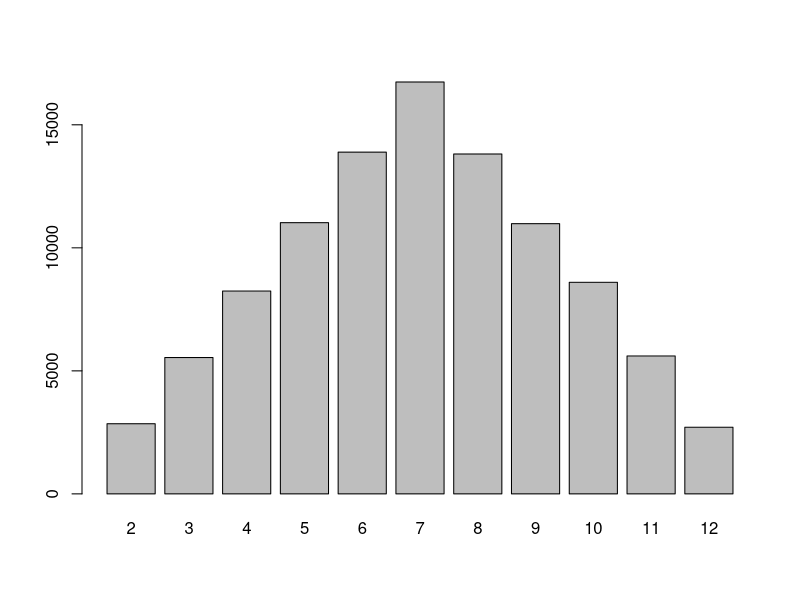
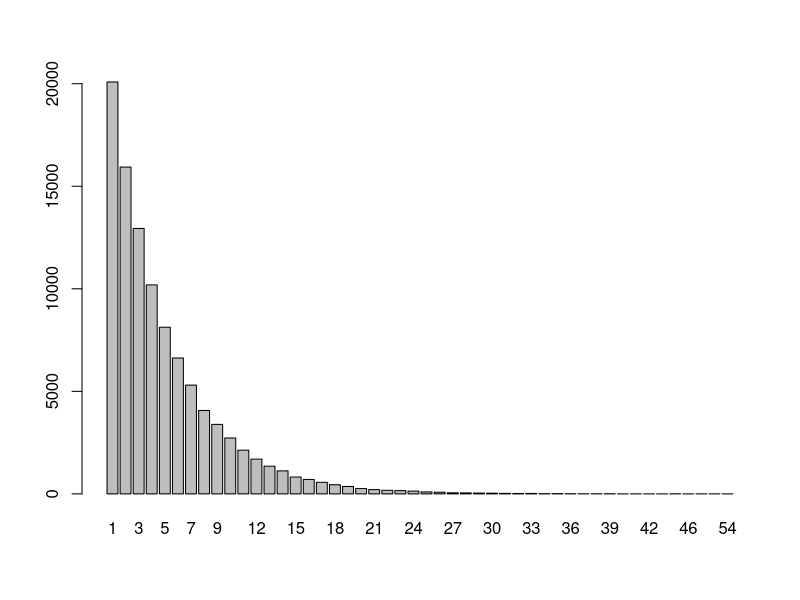
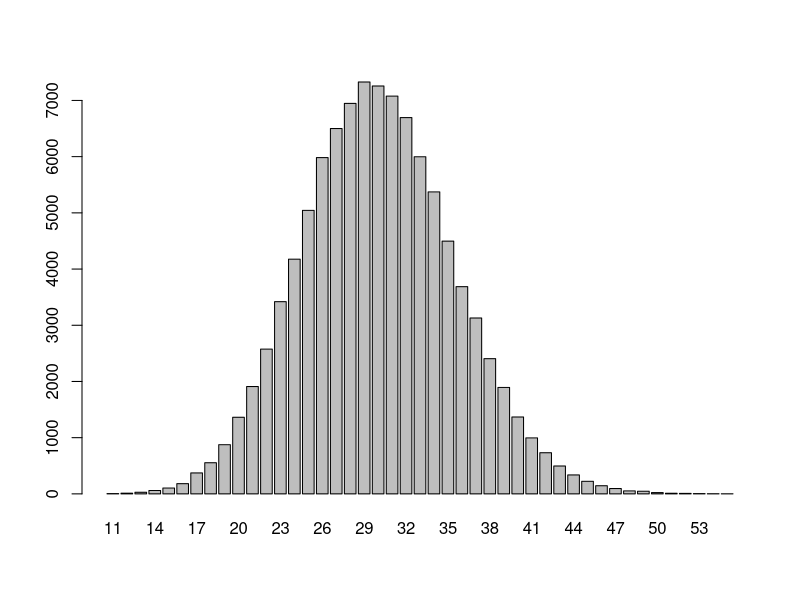

Write R code to recreate these figures, in order.
#ΚΕΦΑΛΑΙΟ 3 (ΑΝΤΙΣΤΡΟΦΗ ΓΙΑ ΔΙΑΚΡΙΤΕΣ ΚΑΤΑΝΟΜΕΣ)

#ΒΗΜΑ 1: Παραγουμε τ.α. U~U(0,1) και θετουμε i=0
#ΒΗΜΑ 2: Εάν U > po + p1 + ... + pi τοτε αυξάνουμε το i κατα 1 και ξαναεκτελουμε το ΒΗΜΑ 2
#ΒΗΜΑ 3: Μολις παυσει να ισχυει το ΒΗΜΑ 2, θετουμε X = xi

#εστω οτι θελουμε να παραγουμε τ.α. απο κατανομη με σ.π.
#p1=0.20, p2=0.15, p3= 0.25, p4= 0.4 και x1=1, x2=3, x3=5, x4=7

x=c(1,3,5,7)
p=c(0.2,0.15,0.25,0.4); k= length(p);

#U~U(0,1) p1=0.2, p1+p2=0.35, p1+p2+p3=0.6, p1+p2+p3+p4=1

F=rep(0,k); for(i in 1:k){F[i]=sum(p[1:i])}
F
n=10^5; Y=rep(0,n);
for(j in 1:n ){U=runif(1); i=1; while(U>F[i]){i=i+1}; X=x[i]; Y[j]=x[i]}
#Y
table(Y)
#αφου αυξησουμε το δειγμα διαπιστωνουμε οτι ταιριαζουν τα p με τα πληθη τους
#αρα ο αλγοριθμος μας λειτουργει καλα

#ΟΜΟΙΟΜΟΡΦΗ ΚΑΤΑΝΟΜΗ

n=10^3; k=6; U=runif(1); X=floor(k*U)+1 #το floor είναι το ακέραιο μέρος
X
#μπορουμε να βαλουμε κατευθειαν μεσα την runif

n=6*10^3;k=6;X=floor(k*(runif(n)))+1
X
table(X)

#2 ζαρια και θελουμε να βρουμε την κατανομη αθροισματος τους
#Ζ=Ζ1+Ζ2, Ζ1,Z2~DU{1,2,...,6}, P(Z=i)=; (από 2,...,12)

n=10^5; k=6; Z1=floor(k*runif(n))+1; Z2=floor(k*runif(n))+1

Z=Z1+Z2
table(Z)
barplot(table(Z))

#ΓΕΩΜΕΤΡΙΚΗ ΚΑΤΑΝΟΜΗ (p= πιθ. επιτυχίας)

n=10^5; p=0.2; U=runif(n); X=floor(log(U)/log(1-p))+1;

table(X) #παρατηρούμενες συχνότητες

i=1:50; floor(n*p*(1-p)^(i-1)); #αναμενομενες συχνοτητες

#συμφωνουν αρκετα αρα ειναι πραγματι απο τη γεωμετρικη κατανομη

mean(X)

barplot(table(X))

#ΚΑΤΑΝΟΜΗ POISSON (Δεν εχει κλειστο τυπο, παμε με τον γενικο αλγοριθμο!)

#ΒΗΜΑ 1: Παραγουμε τ.α. U~U(0,1)
#ΒΗΜΑ 2: Θέτουμε p= exp(-lambda), F=p, i=0
#ΒΗΜΑ 3: Εάν U>F τότε p=p*λ/(i+1), F=F+p, i = i+1 και το εκτελουμε πάλι
#ΒΗΜΑ 4: Θέτουμε X=i

lambda=5;

U=runif(1); p=exp(-lambda); F=p; i=0;

while(U>F){p=p*lambda/(i+1); F=F+p; i=i+1}
X=i
X

#αντι να κανουμε αυτο καθε φορα μπορουμε να ορίσουμε μα συνάρτηση
lambda=5;

rpoisson=function(lambda)
{U=runif(1); p=exp(-lambda); F=p; i=0;
  while(U>F){p=p*lambda/(i+1); F=F+p; i=i+1}; i}
rpoisson(10)

n=10^5; X=rep(0,n); for(j in 1:n){X[j]=rpoisson(30)}
table(X)
mean(X)
var(X)

barplot(table(X))
i=0:10; n*exp(-3)*3^i/factorial(i)
table(X)

#η ετοιμη εντολη στο R
rpois(10,3)

#ΔΙΩΝΥΜΙΚΗ (ωσαν την Poisson)
